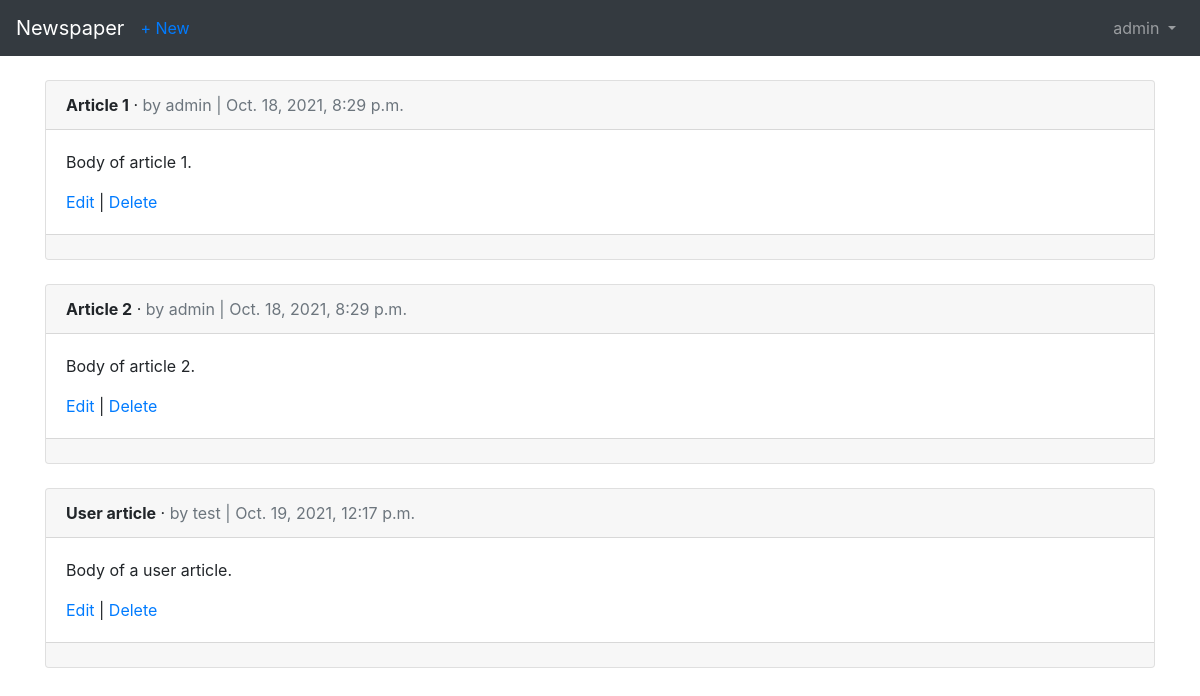
/articles/ (signed in), run on an earlier commit of the app's database.
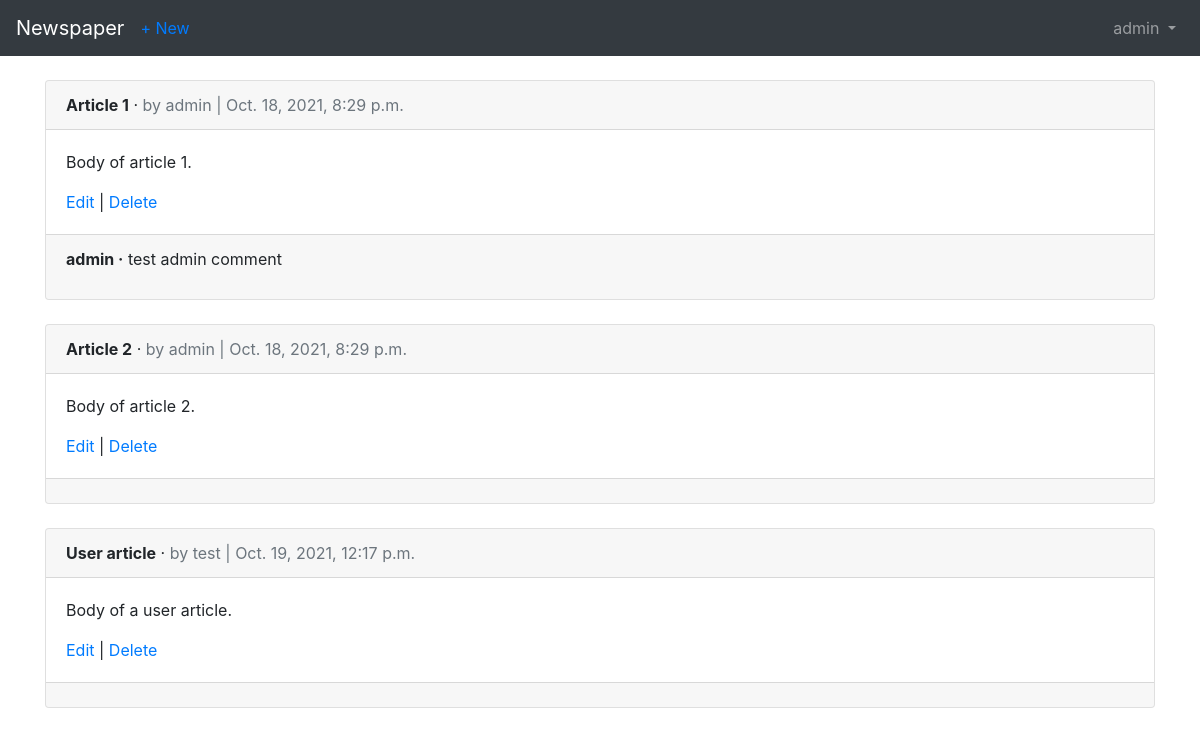
And on a later commit of the database.
### articles/models.py (models this page shows, shortened)
class Article(models.Model):
    title = models.CharField(max_length=255)
    body = models.TextField()
    date = models.DateTimeField(auto_now_add=True)
    author = models.ForeignKey(
        get_user_model(),
        on_delete=models.CASCADE,
    )

class Comment(models.Model):
    article = models.ForeignKey(
        Article,
        on_delete=models.CASCADE,
        related_name='comments',
    )
    comment = models.CharField(max_length=140)
    author = models.ForeignKey(
        get_user_model(),
        on_delete=models.CASCADE,
    )
    def __str__(self):
        return self.comment

### users/models.py (models this page shows)
class CustomUser(AbstractUser):
    age = models.PositiveIntegerField(null=True, blank=True)

### articles/views.py (the view)
# urls.py: path('', ArticleListView.as_view(), name='article_list'),
class ArticleListView(LoginRequiredMixin, ListView):
    model = Article
    template_name = 'article_list.html'
    login_url = 'login'

### templates/article_list.html (shortened to what this page needs)
{% extends 'base.html' %}
{% block content %}
    {% for article in object_list %}
        <div class="card">
            <div class="card-header">
                <span class="font-weight-bold">{{ article.title }}</span> &middot;
                <span class="text-muted">by {{ article.author }} | {{ article.date }}</span>
            </div>
            <div class="card-body">
                <p>{{ article.body }}</p>
            <a href="{% url 'article_edit' article.pk %}">Edit</a> | <a href="{% url 'article_delete' article.pk %}">Delete</a>
            </div>
            <div class="card-footer">
                {% for comment in article.comments.all %}
                    <p>
                        <span class="font-weight-bold">{{ comment.author }} &middot;</span>
                        {{ comment }}
                    </p>
                {% endfor %}
            </div>
        </div>
        <br />
    {% endfor %}
{% endblock content %}

What changed in the data, as far as the page shows it:
added Comment: author "admin", comment "test admin comment", shown under Article "Article 1"
